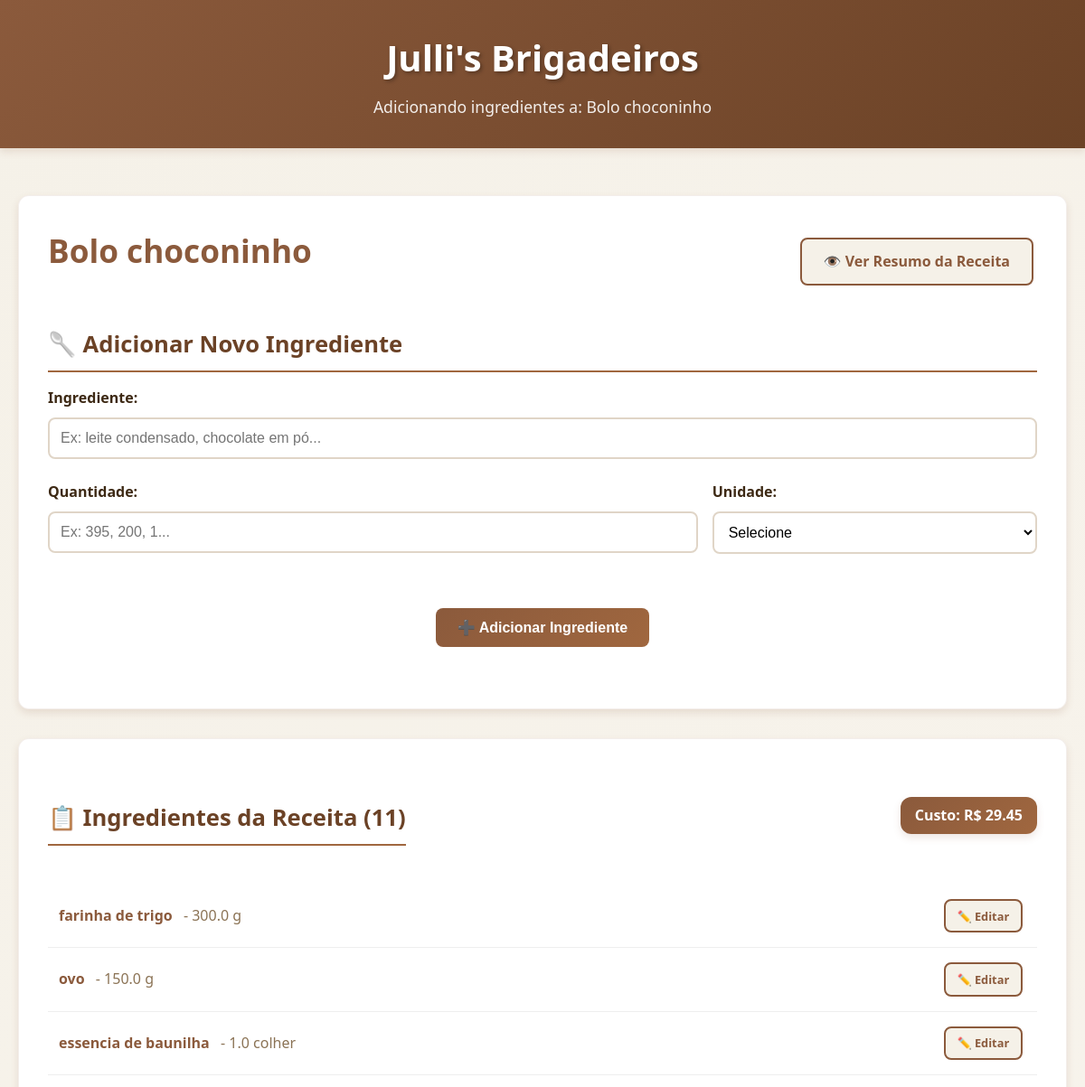
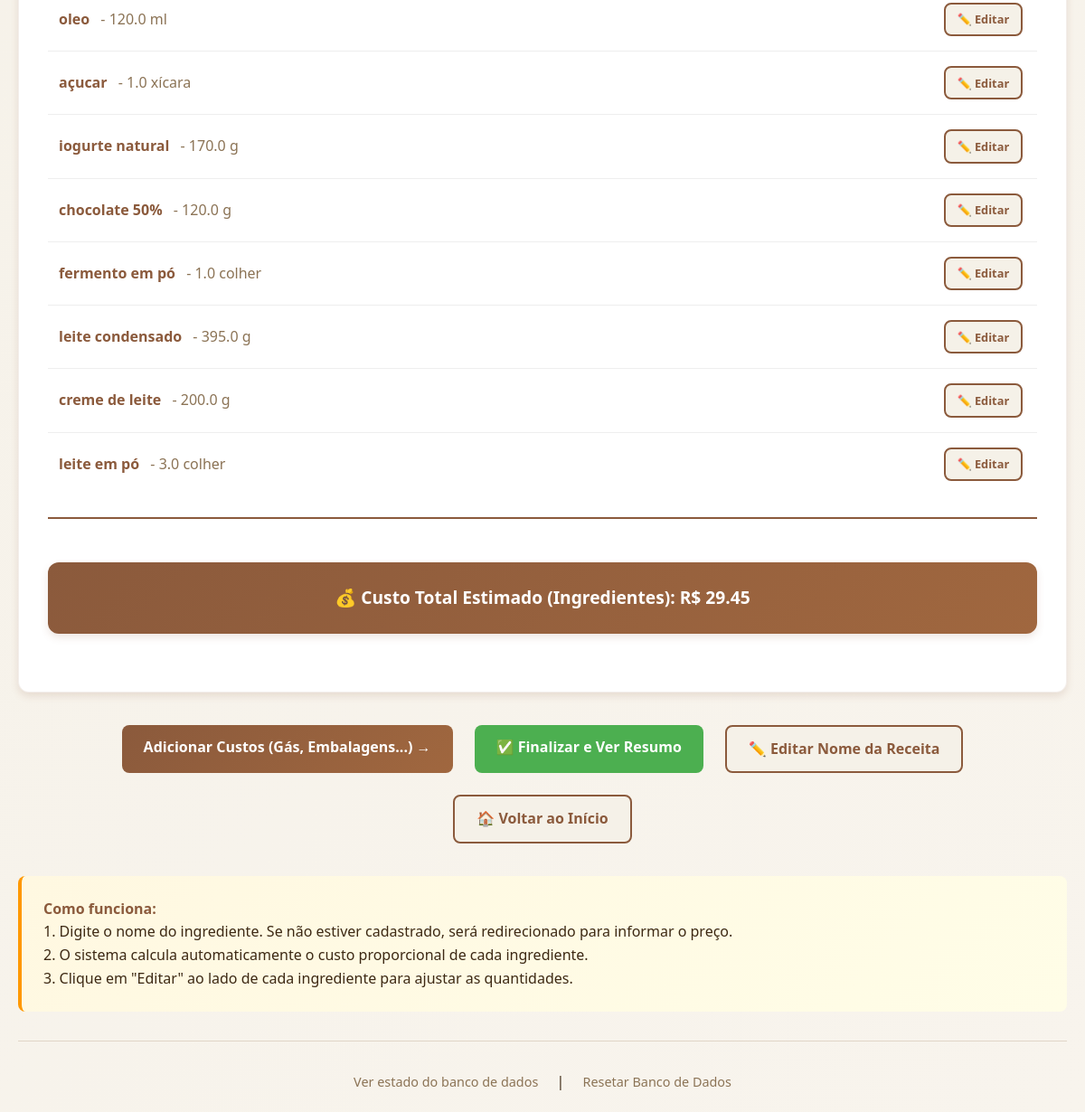
Screenshot of /adicionar_ingredientes/8 with the database file from the repository (2 pictures, top to bottom).
### tables this page shows
CREATE TABLE receitas (
            id INTEGER PRIMARY KEY AUTOINCREMENT, nome TEXT UNIQUE NOT NULL, descricao TEXT,
            rendimento INTEGER NOT NULL DEFAULT 1 );

CREATE TABLE receita_ingredientes (
            id INTEGER PRIMARY KEY AUTOINCREMENT, receita_id INTEGER NOT NULL, ingrediente_id INTEGER NOT NULL,
            quantidade REAL NOT NULL, unidade TEXT NOT NULL,
            FOREIGN KEY (receita_id) REFERENCES receitas (id) ON DELETE CASCADE,
            FOREIGN KEY (ingrediente_id) REFERENCES ingredientes (id) ON DELETE CASCADE );

CREATE TABLE ingredientes (
            id INTEGER PRIMARY KEY AUTOINCREMENT, nome TEXT UNIQUE NOT NULL, preco_embalagem REAL NOT NULL,
            quant_embalagem REAL NOT NULL, densidade REAL DEFAULT 1.0 );

### main.py (the view, shortened to what this page needs)
@app.route("/adicionar_ingredientes/<int:receita_id>", methods=["GET", "POST"])
def adicionar_ingredientes(receita_id):
    receita = get_receita(receita_id)
    if not receita:
        flash("Receita não encontrada!", "error")
        return redirect(url_for("gerir_receitas"))
    ingredientes_db = get_ingredientes_receita(receita_id)
    custo_total = calcular_custo_total_receita(receita_id)
    return render_template("adicionar_ingredientes.html",
                           receita=receita,
                           ingredientes=ingredientes_db,
                           custo_total=custo_total)

### main.py (called while the page is built)
def get_db():
    db = getattr(g, '_database', None)
    if db is None:
        db = g._database = sqlite3.connect(DATABASE)
        db.row_factory = sqlite3.Row
    return db

@app.teardown_appcontext
def close_connection(exception):
    db = getattr(g, '_database', None)
    if db is not None:
        db.close()

def get_receita(receita_id):
    cursor = get_db().cursor()
    cursor.execute("SELECT * FROM receitas WHERE id = ?", (receita_id,))
    return cursor.fetchone()

def get_ingredientes_receita(receita_id):
    cursor = get_db().cursor()
    cursor.execute(
        '''
        SELECT ri.id, i.nome, ri.quantidade, ri.unidade, i.densidade,
               i.preco_embalagem, i.quant_embalagem,
               i.id as ingrediente_id
        FROM receita_ingredientes ri
        JOIN ingredientes i ON ri.ingrediente_id = i.id
        WHERE ri.receita_id = ?
        ''', (receita_id,))
    return cursor.fetchall()

def get_custos_adicionais_receita(receita_id):
    cursor = get_db().cursor()
    cursor.execute('''SELECT rca.id, ca.nome, ca.tipo, rca.quantidade_utilizada,
                    ca.custo_unitario, ca.unidade_medida, ca.vida_util, ca.descricao,
                    ca.id as custo_adicional_id
                    FROM receita_custos_adicionais rca
                    JOIN custos_adicionais ca ON rca.custo_adicional_id = ca.id
                    WHERE rca.receita_id = ?''', (receita_id,))
    return cursor.fetchall()

def converter_para_gramas(quantidade, unidade, densidade=1.0):
    fatores_conversao = {
        'g': 1.0, 'kg': 1000.0, 'ml': 1.0, 'l': 1000.0,
        'colher': 15.0, 'xícara': 240.0, 'unidade': 50.0, 'pitada': 0.5,
    }
    unidades_de_volume = ['ml', 'l', 'colher', 'xícara']
    fator = fatores_conversao.get(unidade, 1.0)
    if unidade in unidades_de_volume:
        return quantidade * fator * (densidade or 1.0)
    return quantidade * fator

def calcular_custo_ingrediente(preco_embalagem, quant_embalagem, qtd_convertida_gramas):
    if quant_embalagem > 0:
        return (preco_embalagem / quant_embalagem) * qtd_convertida_gramas
    return 0

@app.context_processor
def utility_processor():
    return dict(
        calcular_custo_total_receita=calcular_custo_total_receita,
        calcular_custo_produto=calcular_custo_produto
    )

### Templates/adicionar_ingredientes.html (shortened to what this page needs)
{% extends "base.html" %}
{% block subtitle %}
    Adicionando ingredientes a: {{ receita['nome'] }}
{% endblock %}
{% block content %}
<div class="card">
    <div style="display: flex; justify-content: space-between; align-items: center; margin-bottom: 1.5rem; flex-wrap: wrap; gap: 1rem;">
        <h1>{{ receita['nome'] }}</h1>
        <a href="{{ url_for('ver_receita', receita_id=receita['id']) }}" class="btn btn-secondary">
            👁️ Ver Resumo da Receita
        </a>
    </div>
    <h2>🥄 Adicionar Novo Ingrediente</h2>
    <form method="POST">
        <div class="form-group">
            <label for="nome_ingrediente">Ingrediente:</label>
            <input type="text"
                   name="nome_ingrediente"
                   id="nome_ingrediente"
                   placeholder="Ex: leite condensado, chocolate em pó..."
                   required>
        </div>
        <div class="form-row">
            <div class="form-group" style="flex: 2;">
                <label for="quantidade">Quantidade:</label>
                <input type="number"
                       step="any"
                       name="quantidade"
                       id="quantidade"
                       placeholder="Ex: 395, 200, 1..."
                       required>
            </div>
            <div class="form-group" style="flex: 1;">
                <label for="unidade">Unidade:</label>
                <select name="unidade" id="unidade" required>
                    <option value="">Selecione</option>
                </select>
            </div>
        </div>
        <div class="nav-buttons">
            <button type="submit" class="btn btn-primary">
                ➕ Adicionar Ingrediente
            </button>
        </div>
    </form>
</div>
{% if ingredientes %}
    <div class="card">
        <div style="display: flex; justify-content: space-between; align-items: center; margin-bottom: 1.5rem;">
            <h2>📋 Ingredientes da Receita ({{ ingredientes|length }})</h2>
            <span class="total-cost" style="font-size: 1rem; padding: 0.5rem 1rem;">Custo: R$ {{ "%.2f"|format(custo_total) }}</span>
        </div>
        <ul class="item-list">
            {% for ingr in ingredientes %}
                <li class="item-list-item">
                    <div class="item-info">
                        <span class="item-name">{{ ingr['nome'] }}</span>
                        <span class="item-details">- {{ ingr['quantidade'] }} {{ ingr['unidade'] }}</span>
                    </div>
                    <div class="item-actions">
                        <a href="{{ url_for('editar_ingrediente', ingrediente_receita_id=ingr['id']) }}" class="btn btn-small btn-secondary" title="Editar quantidade">
                            ✏️ Editar
                        </a>
                    </div>
                </li>
            {% endfor %}
        </ul>
        <div style="margin-top: 1.5rem; padding-top: 1rem; border-top: 2px solid var(--primary-brown);">
            <div class="total-cost" style="font-size: 1.2rem;">
                💰 Custo Total Estimado (Ingredientes): <strong>R$ {{ "%.2f"|format(custo_total) }}</strong>
            </div>
        </div>
    </div>
{% endif %}
<div class="nav-buttons">
    <a href="{{ url_for('adicionar_custo_receita', receita_id=receita['id']) }}" class="btn btn-primary">
        Adicionar Custos (Gás, Embalagens...) →
    </a>
    <a href="{{ url_for('ver_receita', receita_id=receita['id']) }}" class="btn btn-success">
        ✅ Finalizar e Ver Resumo
    </a>
    <a href="{{ url_for('editar_receita', receita_id=receita['id']) }}" class="btn btn-secondary">
        ✏️ Editar Nome da Receita
    </a>
    <a href="{{ url_for('index') }}" class="btn btn-secondary">
        🏠 Voltar ao Início
    </a>
</div>
<div class="tip">
    <strong>Como funciona:</strong><br>
    1. Digite o nome do ingrediente. Se não estiver cadastrado, será redirecionado para informar o preço.<br>
    2. O sistema calcula automaticamente o custo proporcional de cada ingrediente.<br>
    3. Clique em "Editar" ao lado de cada ingrediente para ajustar as quantidades.
</div>
{% endblock %}

### Static/style.css (style rules this page uses)
:root { --primary-brown: #8B5A3C; --light-cream: #F5F1E8; --dark-brown: #6B4226; --accent-brown: #A0673F; --text-dark: #3D2914; --text-light: #8B7355; --success-green: #4CAF50; --error-red: #F44336; --warning-orange: #FF9800; --shadow-light: 0 2px 4px rgba(139, 90, 60, 0.1); --shadow-medium: 0 4px 8px rgba(139, 90, 60, 0.15); --shadow-heavy: 0 8px 16px rgba(139, 90, 60, 0.2); --border-radius: 8px; --border-radius-large: 12px; }
* { margin: 0; padding: 0; box-sizing: border-box; }
body { font-family: 'Segoe UI', Tahoma, Geneva, Verdana, sans-serif; background: linear-gradient(135deg, var(--light-cream) 0%, #F8F4ED 100%); color: var(--text-dark); line-height: 1.6; min-height: 100vh; }
h1 { color: var(--primary-brown); font-size: 2.2rem; margin-bottom: 1.5rem; text-align: center; font-weight: 600; }
h2 { color: var(--dark-brown); font-size: 1.6rem; margin: 2rem 0 1rem 0; border-bottom: 2px solid var(--accent-brown); padding-bottom: 0.5rem; }
.card { background: white; border-radius: var(--border-radius-large); padding: 2rem; margin-bottom: 2rem; box-shadow: var(--shadow-medium); border: 1px solid rgba(139, 90, 60, 0.1); transition: transform 0.3s ease, box-shadow 0.3s ease; }
.form-group { margin-bottom: 1.5rem; }
.form-row { display: flex; gap: 1rem; flex-wrap: wrap; }
.form-row > .form-group { flex: 1; }
label { display: block; margin-bottom: 0.5rem; font-weight: 600; color: var(--text-dark); }
input[type="text"], input[type="number"], input[type="date"], textarea, select { width: 100%; padding: 0.75rem; border: 2px solid #E0D5C7; border-radius: var(--border-radius); font-size: 1rem; transition: border-color 0.3s ease, box-shadow 0.3s ease; background: white; }
.btn { display: inline-block; padding: 0.75rem 1.5rem; border: none; border-radius: var(--border-radius); font-size: 1rem; font-weight: 600; text-decoration: none; cursor: pointer; transition: all 0.3s ease; text-align: center; margin: 0.25rem; }
.btn-primary { background: linear-gradient(135deg, var(--primary-brown) 0%, var(--accent-brown) 100%); color: white; }
.btn-secondary { background: var(--light-cream); color: var(--primary-brown); border: 2px solid var(--primary-brown); }
.btn-success { background: var(--success-green); color: white; }
.btn-small { padding: 0.4rem 0.8rem; font-size: 0.8rem; }
.item-list { list-style: none; padding: 0; }
.item-list-item { display: flex; justify-content: space-between; align-items: center; padding: 0.75rem; border-bottom: 1px solid #eee; transition: background-color 0.2s; }
.item-list-item:last-child { border-bottom: none; }
.item-info { flex: 1; }
.item-name { font-weight: 600; color: var(--primary-brown); }
.item-details { color: var(--text-light); margin-left: 0.5rem; }
.item-actions { display: flex; gap: 0.5rem; }
.total-cost { background: linear-gradient(135deg, var(--primary-brown) 0%, var(--accent-brown) 100%); color: white; padding: 1.5rem; border-radius: var(--border-radius-large); text-align: center; font-size: 1.3rem; font-weight: bold; margin: 2rem 0; box-shadow: var(--shadow-medium); }
.tip { background: linear-gradient(135deg, #FFF8E1 0%, #FFFDE7 100%); border-left: 4px solid var(--warning-orange); border-radius: var(--border-radius); padding: 1.5rem; margin: 1.5rem 0; }
.tip strong { color: var(--primary-brown); }
.nav-buttons { display: flex; gap: 1rem; justify-content: center; margin: 2rem 0; flex-wrap: wrap; }
.card, .recipe-item { animation: fadeIn 0.5s ease-out forwards; }

### rows the page displays
receitas: nome "Bolo choconinho"
receita_ingredientes: nome "farinha de trigo", quantidade "300.0", unidade "g"
receita_ingredientes: nome "ovo", quantidade "150.0", unidade "g"
receita_ingredientes: nome "essencia de baunilha", quantidade "1.0", unidade "colher"
receita_ingredientes: nome "oleo", quantidade "120.0", unidade "ml"
receita_ingredientes: nome "açucar", quantidade "1.0", unidade "xícara"
receita_ingredientes: nome "iogurte natural", quantidade "170.0", unidade "g"
receita_ingredientes: nome "chocolate 50%", quantidade "120.0", unidade "g"
receita_ingredientes: nome "fermento em pó", quantidade "1.0", unidade "colher"
receita_ingredientes: nome "leite condensado", quantidade "395.0", unidade "g"
receita_ingredientes: nome "creme de leite", quantidade "200.0", unidade "g"
receita_ingredientes: nome "leite em pó", quantidade "3.0", unidade "colher"

### other values shown
{{ ingredientes|length }} "11"
{{ "%.2f"|format(custo_total) }} "29.45"
